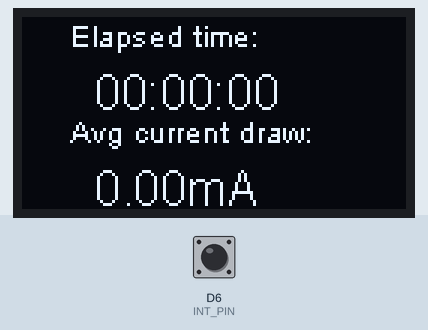
A sketch run on a simulated ESP8266 (NodeMCU). Shown: 128×64 one-colour display. The inputs (shaded band) are chosen by the test bench; at power-on: D6 (INT_PIN) HIGH. What the sketch prints to the serial monitor is not drawn.

Above: at 1.2 s.
1.3 s: D6 (INT_PIN) pulsed LOW 2 times (0.12 s each, 0.3 s apart)
At 2.6 s:
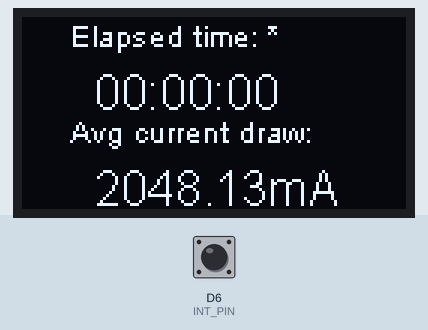
4.5 s: D6 (INT_PIN) pulled LOW for 0.15 s
At 5.9 s:
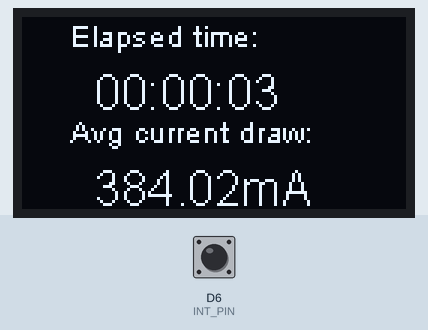
7.6 s: D6 (INT_PIN) pulled LOW for 1 s
At 8.9 s:
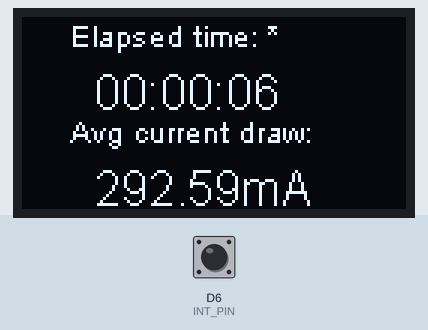
10.6 s: D6 (INT_PIN) pulled LOW for 0.15 s
At 11.8 s:
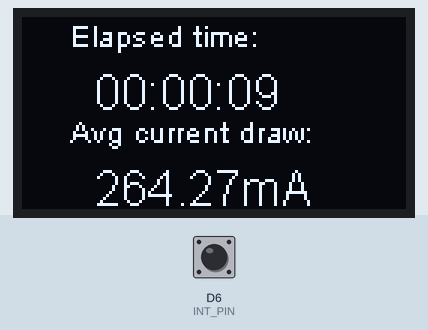
13.7 s: D6 (INT_PIN) pulled LOW for 1 s
At 14.5 s:
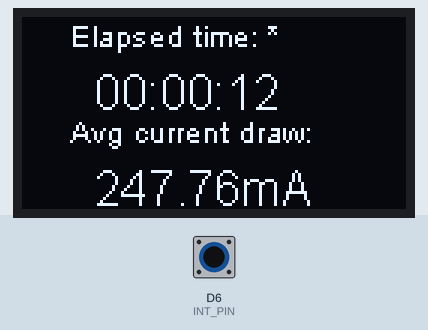
Timing chart, 0 to 16.7 s (numbered marks = the images above; inputs shaded):
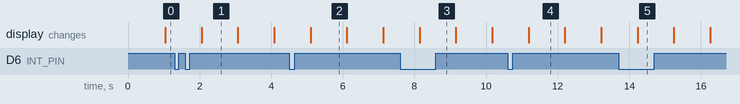

Measured:
- after the input at 1.3 s, the display: changes after 0.76 s (image 1)
- after the input at 4.5 s, the display: changes after 0.60 s (image 2)
- after the input at 7.6 s, the display: changes after 0.54 s (image 3)
- after the input at 10.6 s, the display: changes after 0.59 s (image 4)
- after the input at 13.7 s, the display: changes after 0.53 s (image 5)

The sketch:

current-meter.ino
```cpp
// (licence header left out)
// Library required: ESP8266 and ESP32 OLED Driver for SSD1306 Display (by Daniel Eichhorn, Fabrice Weinberg)

#include <Wire.h>
#include "SSD1306Wire.h"

const byte INT_PIN = D6;
const float INT_TO_COULUMB = 0.614439;

SSD1306Wire screen(0x3c, SDA, SCL);
bool blinker = false;
unsigned long total_time = 0, total_interrupts = 0;
char time_str[64] = "  00:00:00", current_str[64] = "  0.00mA";
volatile bool trigger = false;
volatile unsigned long num_interrupts = 0, time1 = 0, time2 = 0;

void debug(const char *format, ...) {
  char buf[256];
  va_list ap;
  va_start(ap, format);
  vsnprintf(buf, sizeof(buf), format, ap);
  va_end(ap);
  Serial.println(buf);
}
void ICACHE_RAM_ATTR handleInterrupt() {
  if (time1 == 0) {
    time1 = millis();
  } else {
    ++num_interrupts;
    time2 = millis();
    trigger = true;
  }
}

void updateScreen() {

  blinker = !blinker;
  String msg =  "Elapsed time:";
  if (blinker) msg += " *";

  screen.clear();
  screen.setFont(ArialMT_Plain_10);
  screen.drawString(16, 16*0, msg);
  screen.drawString(16, 16*2, "Avg current draw:");
  screen.setFont(ArialMT_Plain_16);
  screen.drawString(16, 16*1, time_str);
  screen.drawString(16, 16*3, current_str);
  screen.display();
}

void setup() {
  Serial.begin(115200);
  screen.init();
  pinMode(INT_PIN, INPUT_PULLUP);
  attachInterrupt(digitalPinToInterrupt(INT_PIN), handleInterrupt, FALLING);
}

void loop() {
  if (trigger) {
    cli();
    trigger = false;
    unsigned long interval = time2 - time1;
    unsigned long ni = num_interrupts;
    time1 = time2;
    num_interrupts = 0;
    sei();
    total_time += interval;
    total_interrupts += ni;
    float ma = (ni * INT_TO_COULUMB) / (interval / 1000.0) * 1000.0;
    float ma_avg = (total_interrupts * INT_TO_COULUMB) / (total_time / 1000.0) * 1000.0;
    int ss = total_time / 1000;
    int mm = ss / 60; ss -= mm * 60;
    int hh = mm / 60; mm -= hh * 60;
    sprintf(time_str, "  %02d:%02d:%02d", hh, mm ,ss);
    sprintf(current_str, "  %.2fmA", ma_avg);
    debug("interval = %.3fs; num_interrupts = %lu; ma = %.3fmA; ma_avg = %.3fmA", interval/1000.0, ni, ma, ma_avg);
  }
  updateScreen();
  delay(1000);
}
```
